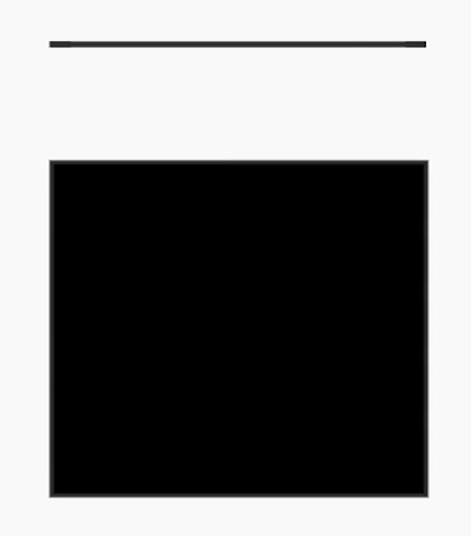
#> input picture OpenCV实战/1_基础操作/contours1.png, 471 x 536 px
$ python 26_contours_calculate.py
#> lines starting #> are read from the running program, lines starting #| are printed output that depends on the picture; after the words box and inside, x2 and y2 are one past the last pixel; in counts of white or black regions, pixels touching at a corner belong together


import cv2 as cv
import numpy as np

# read image
img = cv.imread("contours1.png")
#> img is the input picture: shape (536, 471, 3); min 0, max 255, mean 122.3
img_gray = cv.cvtColor(img, cv.COLOR_BGR2GRAY)

# image binary
res, img_bin = cv.threshold(
    img,
    150,
    255,
    cv.THRESH_BINARY
)
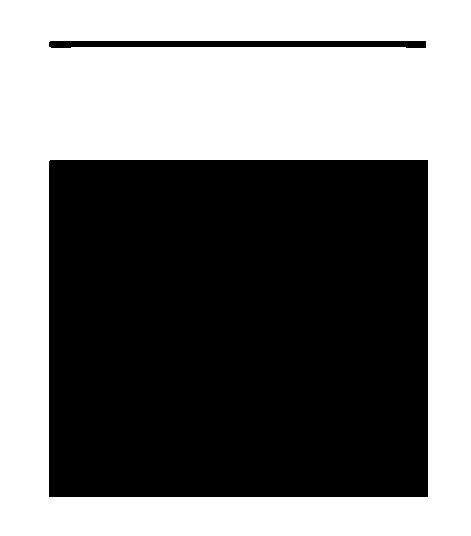
#> img_bin: shape (536, 471, 3); 48.5% white; 1 white region, box (x1, y1, x2, y2) and area: (0, 0, 471, 536) 122433

# 查找轮廓
